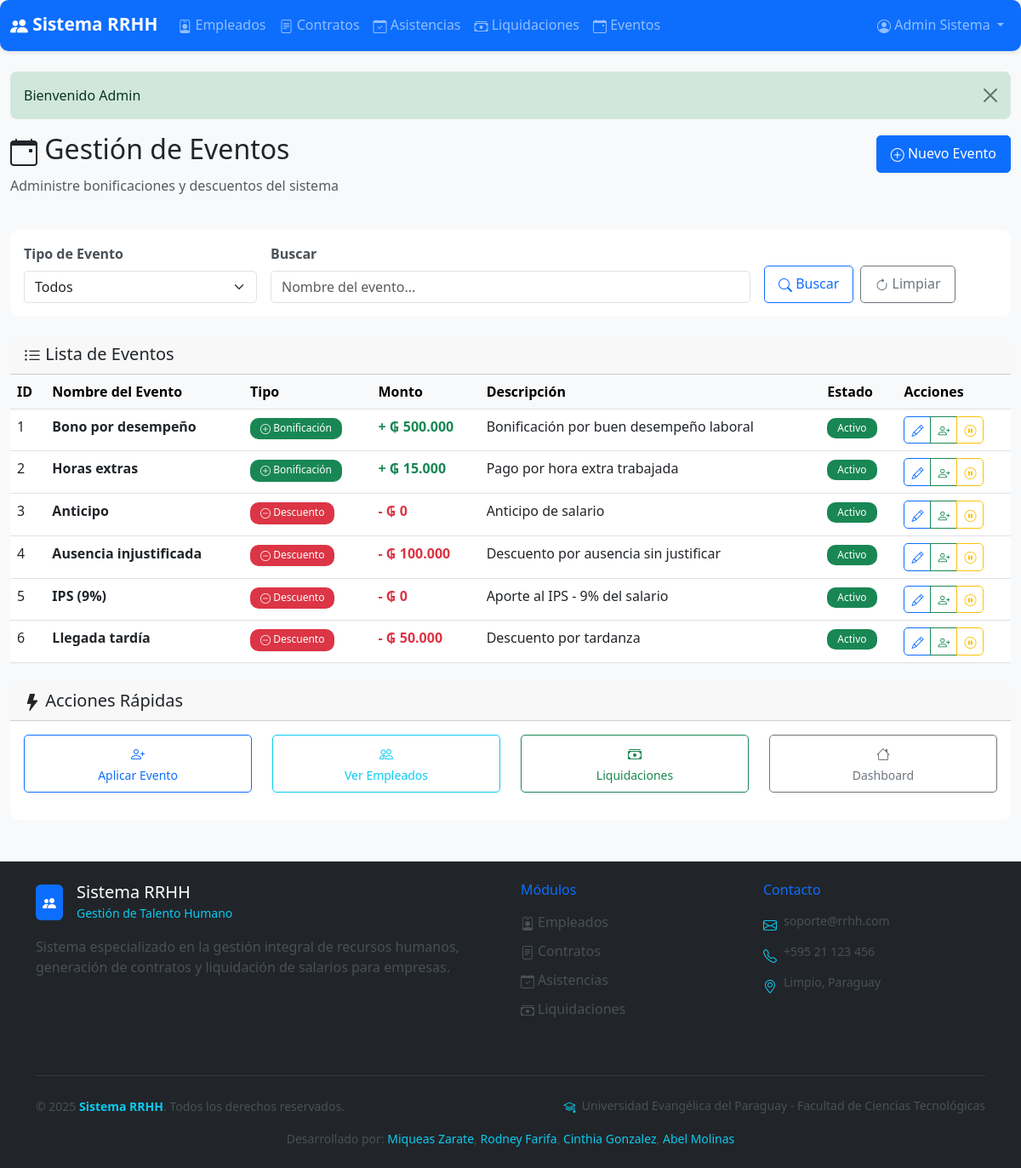
Page /index.php?controller=evento&action=index (signed in) on the committed database.
### tables this page shows
CREATE TABLE IF NOT EXISTS evento (
    id_evento INT AUTO_INCREMENT PRIMARY KEY,
    nombre_evento VARCHAR(100) NOT NULL,
    tipo ENUM('+', '-') NOT NULL COMMENT '+ para bonificación, - para descuento',
    monto DECIMAL(10,2) NOT NULL,
    descripcion TEXT,
    activo TINYINT(1) DEFAULT 1
);

### controllers/EventoController.php (called while the page is built, shortened)
<?php
require_once 'models/Evento.php';
class EventoController {
    private $evento;
    public function __construct() {
        $database = new Database();
        $this->db = $database->getConnection();
        $this->evento = new Evento($this->db);
    }
    public function index() {
        $stmt = $this->evento->listar();
        $eventos = $stmt->fetchAll(PDO::FETCH_ASSOC);
        require_once 'views/eventos/listar.php';
    }
}
?>

### config/database.php (called while the page is built, shortened)
<?php
class Database {
    private $host = "localhost";
    private $db_name = "rrhh_salarios";
    private $username = "root";
    private $password = "";
    public function getConnection() {
        $this->conn = null;
        try {
            $this->conn = new PDO(
                "mysql:host=" . $this->host . ";dbname=" . $this->db_name,
                $this->username,
                $this->password
            );
            $this->conn->exec("set names utf8");
            $this->conn->setAttribute(PDO::ATTR_ERRMODE, PDO::ERRMODE_EXCEPTION);
        } catch(PDOException $exception) {
            echo "Error de conexión: " . $exception->getMessage();
        }
        return $this->conn;
    }
}
?>

### models/Evento.php (called while the page is built, shortened)
<?php
class Evento {
    private $conn;
    private $table_name = "evento";
    public function __construct($db) {
        $this->conn = $db;
    }
    public function listar() {
        $query = "SELECT * FROM " . $this->table_name . "
                  WHERE activo = 1
                  ORDER BY tipo, nombre_evento";
        $stmt = $this->conn->prepare($query);
        $stmt->execute();
        return $stmt;
    }
}
?>

### views/eventos/listar.php (the view, shortened to what this page needs)
<?php
include 'views/templates/header.php';
?>
<div class="row">
    <div class="col-12 mb-4">
        <div class="d-flex justify-content-between align-items-center">
            <h2><i class="bi bi-calendar-event"></i> Gestión de Eventos</h2>
            <a href="index.php?controller=evento&action=crear" class="btn btn-primary">
                <i class="bi bi-plus-circle"></i> Nuevo Evento
            </a>
        </div>
        <p class="text-muted">Administre bonificaciones y descuentos del sistema</p>
    </div>
</div>
<div class="row mb-4">
    <div class="col-md-12">
        <div class="card">
            <div class="card-body">
                <form method="GET" action="index.php" class="row g-3">
                    <div class="col-md-3">
                        <label for="tipo" class="form-label">Tipo de Evento</label>
                        <select class="form-select" name="tipo" id="tipo">
                            <option value="">Todos</option>
                        </select>
                    </div>
                    <div class="col-md-6">
                        <label for="buscar" class="form-label">Buscar</label>
                        <input type="text" class="form-control" name="buscar" id="buscar"
                               placeholder="Nombre del evento..."
                               value="<?php echo isset($_GET['buscar']) ? htmlspecialchars($_GET['buscar']) : ''; ?>">
                    </div>
                    <div class="col-md-3 d-flex align-items-end">
                        <button type="submit" class="btn btn-outline-primary me-2">
                            <i class="bi bi-search"></i> Buscar
                        </button>
                        <a href="index.php?controller=evento&action=index" class="btn btn-outline-secondary">
                            <i class="bi bi-arrow-clockwise"></i> Limpiar
                        </a>
                    </div>
                </form>
            </div>
        </div>
    </div>
</div>
<div class="row">
    <div class="col-12">
        <div class="card">
            <div class="card-header">
                <h5 class="mb-0"><i class="bi bi-list-ul"></i> Lista de Eventos</h5>
            </div>
            <div class="card-body p-0">
                <div class="table-responsive">
                    <table class="table table-hover mb-0">
                        <thead class="table-light">
                            <tr>
                                <th>ID</th>
                                <th>Nombre del Evento</th>
                                <th>Tipo</th>
                                <th>Monto</th>
                                <th>Descripción</th>
                                <th>Estado</th>
                                <th>Acciones</th>
                            </tr>
                        </thead>
                        <tbody>
                            <?php if (count($eventos) > 0): ?>
                                <?php foreach ($eventos as $evento): ?>
                                    <tr>
                                        <td><?php echo $evento['id_evento']; ?></td>
                                        <td>
                                            <strong><?php echo htmlspecialchars($evento['nombre_evento']); ?></strong>
                                        </td>
                                        <td>
                                            <?php if ($evento['tipo'] == '+'): ?>
                                                <span class="badge bg-success">
                                                    <i class="bi bi-plus-circle"></i> Bonificación
                                                </span>
                                            <?php else: ?>
                                                <span class="badge bg-danger">
                                                    <i class="bi bi-dash-circle"></i> Descuento
                                                </span>
                                            <?php endif; ?>
                                        </td>
                                        <td>
                                            <strong class="<?php echo $evento['tipo'] == '+' ? 'text-success' : 'text-danger'; ?>">
                                                <?php echo $evento['tipo'] . ' ₲ ' . number_format($evento['monto'], 0, ',', '.'); ?>
                                            </strong>
                                        </td>
                                        <td>
                                            <?php echo htmlspecialchars($evento['descripcion']); ?>
                                        </td>
                                        <td>
                                            <?php if ($evento['activo']): ?>
                                                <span class="badge bg-success">Activo</span>
                                            <?php else: ?>
                                                <span class="badge bg-secondary">Inactivo</span>
                                            <?php endif; ?>
                                        </td>
                                        <td>
                                            <div class="btn-group btn-group-sm" role="group">
                                                <a href="index.php?controller=evento&action=editar&id_evento=<?php echo $evento['id_evento']; ?>"
                                                class="btn btn-outline-primary" title="Editar">
                                                    <i class="bi bi-pencil"></i>
                                                </a>
                                                <a href="index.php?controller=evento&action=aplicar&evento=<?php echo $evento['id_evento']; ?>"
                                                   class="btn btn-outline-success" title="Aplicar a Empleado">
                                                    <i class="bi bi-person-plus"></i>
                                                </a>
                                                <?php if ($evento['activo']): ?>
                                                    <a href="index.php?controller=evento&action=desactivar&id=<?php echo $evento['id_evento']; ?>"
                                                       class="btn btn-outline-warning"
                                                       onclick="return confirmarEliminacion('¿Desactivar este evento?')"
                                                       title="Desactivar">
                                                        <i class="bi bi-pause-circle"></i>
                                                    </a>
                                                <?php endif; ?>
                                            </div>
                                        </td>
                                    </tr>
                                <?php endforeach; ?>
                            <?php endif; ?>
                        </tbody>
                    </table>
                </div>
            </div>
        </div>
    </div>
</div>
<div class="row mt-4">
    <div class="col-12">
        <div class="card">
            <div class="card-header">
                <h5 class="mb-0"><i class="bi bi-lightning-fill"></i> Acciones Rápidas</h5>
            </div>
            <div class="card-body">
                <div class="row">
                    <div class="col-md-3 mb-3">
                        <a href="index.php?controller=evento&action=aplicar" class="btn btn-outline-primary w-100">
                            <i class="bi bi-person-plus"></i><br>
                            <small>Aplicar Evento</small>
                        </a>
                    </div>
                    <div class="col-md-3 mb-3">
                        <a href="index.php?controller=empleado&action=index" class="btn btn-outline-info w-100">
                            <i class="bi bi-people"></i><br>
                            <small>Ver Empleados</small>
                        </a>
                    </div>
                    <div class="col-md-3 mb-3">
                        <a href="index.php?controller=liquidacion&action=index" class="btn btn-outline-success w-100">
                            <i class="bi bi-cash-stack"></i><br>
                            <small>Liquidaciones</small>
                        </a>
                    </div>
                    <div class="col-md-3 mb-3">
                        <a href="index.php" class="btn btn-outline-secondary w-100">
                            <i class="bi bi-house"></i><br>
                            <small>Dashboard</small>
                        </a>
                    </div>
                </div>
            </div>
        </div>
    </div>
</div>
<?php include 'views/templates/footer.php'; ?>

### rows in the picture
evento: id_evento "1", nombre_evento "Bono por desempeño", shows "Bonificación", tipo "+", monto "500.000", descripcion "Bonificación por buen desempeño laboral", activo "Activo"
evento: id_evento "2", nombre_evento "Horas extras", shows "Bonificación", tipo "+", monto "15.000", descripcion "Pago por hora extra trabajada", activo "Activo"
evento: id_evento "3", nombre_evento "Anticipo", shows "Descuento", tipo "-", monto "0", descripcion "Anticipo de salario", activo "Activo"
evento: id_evento "4", nombre_evento "Ausencia injustificada", shows "Descuento", tipo "-", monto "100.000", descripcion "Descuento por ausencia sin justificar", activo "Activo"
evento: id_evento "5", nombre_evento "IPS (9%)", shows "Descuento", tipo "-", monto "0", descripcion "Aporte al IPS - 9% del salario", activo "Activo"
evento: id_evento "6", nombre_evento "Llegada tardía", shows "Descuento", tipo "-", monto "50.000", descripcion "Descuento por tardanza", activo "Activo"

### other values in the picture
$_SESSION['usuario_nombre'] "Admin Sistema"
$_SESSION['mensaje'] "Bienvenido Admin"
